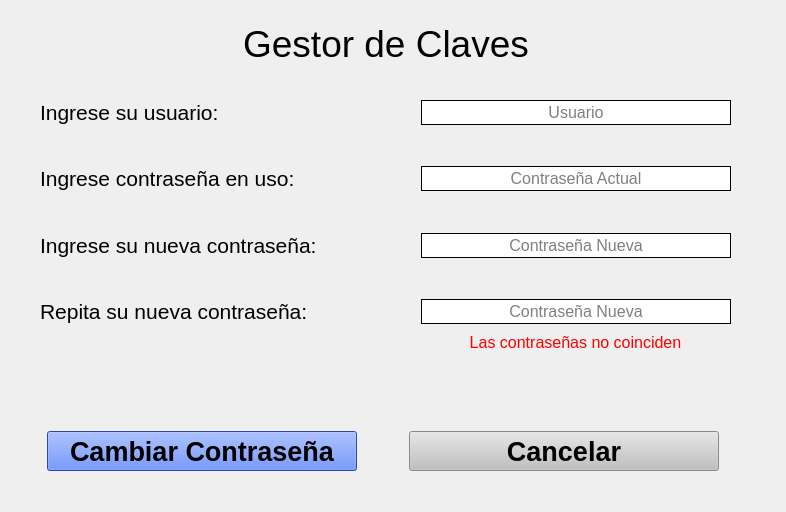
<?xml version="1.0" encoding="UTF-8"?>
<ui version="4.0">
 <class>LogIn</class>
 <widget class="QWidget" name="LogIn">
  <property name="enabled">
   <bool>true</bool>
  </property>
  <property name="geometry">
   <rect>
    <x>0</x>
    <y>0</y>
    <width>786</width>
    <height>512</height>
   </rect>
  </property>
  <property name="windowTitle">
   <string>Login - Sistema Tweety</string>
  </property>
  <property name="styleSheet">
   <string notr="true">background-color: rgb(153,204,255);
QFrame{background-color:rgb(153,204,255)}
QLineEdit{background-color:rgb(255,255,255)}</string>
  </property>
  <widget class="QLabel" name="label_confirm">
   <property name="geometry">
    <rect>
     <x>420</x>
     <y>330</y>
     <width>311</width>
     <height>25</height>
    </rect>
   </property>
   <property name="font">
    <font>
     <pointsize>12</pointsize>
    </font>
   </property>
   <property name="text">
    <string>&lt;html&gt;&lt;head/&gt;&lt;body&gt;&lt;p&gt;&lt;span style=&quot; color:#ff0000;&quot;&gt;Las contraseñas no coinciden&lt;/span&gt;&lt;/p&gt;&lt;/body&gt;&lt;/html&gt;</string>
   </property>
   <property name="alignment">
    <set>Qt::AlignCenter</set>
   </property>
  </widget>
  <widget class="QWidget" name="">
   <property name="geometry">
    <rect>
     <x>40</x>
     <y>20</y>
     <width>691</width>
     <height>47</height>
    </rect>
   </property>
   <layout class="QHBoxLayout" name="horizontalLayout">
    <item>
     <spacer name="horizontalSpacer">
      <property name="orientation">
       <enum>Qt::Horizontal</enum>
      </property>
      <property name="sizeHint" stdset="0">
       <size>
        <width>40</width>
        <height>20</height>
       </size>
      </property>
     </spacer>
    </item>
    <item>
     <widget class="QLabel" name="label_2">
      <property name="font">
       <font>
        <pointsize>28</pointsize>
       </font>
      </property>
      <property name="text">
       <string>Gestor de Claves</string>
      </property>
      <property name="alignment">
       <set>Qt::AlignCenter</set>
      </property>
     </widget>
    </item>
    <item>
     <spacer name="horizontalSpacer_2">
      <property name="orientation">
       <enum>Qt::Horizontal</enum>
      </property>
      <property name="sizeHint" stdset="0">
       <size>
        <width>40</width>
        <height>20</height>
       </size>
      </property>
     </spacer>
    </item>
   </layout>
  </widget>
  <widget class="QWidget" name="">
   <property name="geometry">
    <rect>
     <x>0</x>
     <y>430</y>
     <width>766</width>
     <height>43</height>
    </rect>
   </property>
   <layout class="QHBoxLayout" name="horizontalLayout_2">
    <item>
     <spacer name="horizontalSpacer_4">
      <property name="orientation">
       <enum>Qt::Horizontal</enum>
      </property>
      <property name="sizeHint" stdset="0">
       <size>
        <width>40</width>
        <height>20</height>
       </size>
      </property>
     </spacer>
    </item>
    <item>
     <widget class="QPushButton" name="btn_login">
      <property name="minimumSize">
       <size>
        <width>310</width>
        <height>40</height>
       </size>
      </property>
      <property name="palette">
       <palette>
        <active>
         <colorrole role="WindowText">
          <brush brushstyle="SolidPattern">
           <color alpha="255">
            <red>0</red>
            <green>0</green>
            <blue>0</blue>
           </color>
          </brush>
         </colorrole>
         <colorrole role="Button">
          <brush brushstyle="SolidPattern">
           <color alpha="255">
            <red>51</red>
            <green>102</green>
            <blue>255</blue>
           </color>
          </brush>
         </colorrole>
         <colorrole role="Dark">
          <brush brushstyle="SolidPattern">
           <color alpha="255">
            <red>135</red>
            <green>135</green>
            <blue>135</blue>
           </color>
          </brush>
         </colorrole>
         <colorrole role="Text">
          <brush brushstyle="SolidPattern">
           <color alpha="255">
            <red>0</red>
            <green>0</green>
            <blue>0</blue>
           </color>
          </brush>
         </colorrole>
         <colorrole role="ButtonText">
          <brush brushstyle="SolidPattern">
           <color alpha="255">
            <red>0</red>
            <green>0</green>
            <blue>0</blue>
           </color>
          </brush>
         </colorrole>
         <colorrole role="Base">
          <brush brushstyle="SolidPattern">
           <color alpha="255">
            <red>51</red>
            <green>102</green>
            <blue>255</blue>
           </color>
          </brush>
         </colorrole>
         <colorrole role="Window">
          <brush brushstyle="SolidPattern">
           <color alpha="255">
            <red>51</red>
            <green>102</green>
            <blue>255</blue>
           </color>
          </brush>
         </colorrole>
         <colorrole role="PlaceholderText">
          <brush brushstyle="NoBrush">
           <color alpha="128">
            <red>0</red>
            <green>0</green>
            <blue>0</blue>
           </color>
          </brush>
         </colorrole>
        </active>
        <inactive>
         <colorrole role="WindowText">
          <brush brushstyle="SolidPattern">
           <color alpha="255">
            <red>0</red>
            <green>0</green>
            <blue>0</blue>
           </color>
          </brush>
         </colorrole>
         <colorrole role="Button">
          <brush brushstyle="SolidPattern">
           <color alpha="255">
            <red>51</red>
            <green>102</green>
            <blue>255</blue>
           </color>
          </brush>
         </colorrole>
         <colorrole role="Dark">
          <brush brushstyle="SolidPattern">
           <color alpha="255">
            <red>135</red>
            <green>135</green>
            <blue>135</blue>
           </color>
          </brush>
         </colorrole>
         <colorrole role="Text">
          <brush brushstyle="SolidPattern">
           <color alpha="255">
            <red>0</red>
            <green>0</green>
            <blue>0</blue>
           </color>
          </brush>
         </colorrole>
         <colorrole role="ButtonText">
          <brush brushstyle="SolidPattern">
           <color alpha="255">
            <red>0</red>
            <green>0</green>
            <blue>0</blue>
           </color>
          </brush>
         </colorrole>
         <colorrole role="Base">
          <brush brushstyle="SolidPattern">
           <color alpha="255">
            <red>51</red>
            <green>102</green>
            <blue>255</blue>
           </color>
          </brush>
         </colorrole>
         <colorrole role="Window">
          <brush brushstyle="SolidPattern">
           <color alpha="255">
            <red>51</red>
            <green>102</green>
            <blue>255</blue>
           </color>
          </brush>
         </colorrole>
         <colorrole role="PlaceholderText">
          <brush brushstyle="NoBrush">
           <color alpha="128">
            <red>0</red>
            <green>0</green>
            <blue>0</blue>
           </color>
          </brush>
         </colorrole>
        </inactive>
        <disabled>
         <colorrole role="WindowText">
          <brush brushstyle="SolidPattern">
           <color alpha="255">
            <red>135</red>
            <green>135</green>
            <blue>135</blue>
           </color>
          </brush>
         </colorrole>
         <colorrole role="Button">
          <brush brushstyle="SolidPattern">
           <color alpha="255">
            <red>51</red>
            <green>102</green>
            <blue>255</blue>
           </color>
          </brush>
         </colorrole>
         <colorrole role="Dark">
          <brush brushstyle="SolidPattern">
           <color alpha="255">
            <red>135</red>
            <green>135</green>
            <blue>135</blue>
           </color>
          </brush>
         </colorrole>
         <colorrole role="Text">
          <brush brushstyle="SolidPattern">
           <color alpha="255">
            <red>135</red>
            <green>135</green>
            <blue>135</blue>
           </color>
          </brush>
         </colorrole>
         <colorrole role="ButtonText">
          <brush brushstyle="SolidPattern">
           <color alpha="255">
            <red>135</red>
            <green>135</green>
            <blue>135</blue>
           </color>
          </brush>
         </colorrole>
         <colorrole role="Base">
          <brush brushstyle="SolidPattern">
           <color alpha="255">
            <red>51</red>
            <green>102</green>
            <blue>255</blue>
           </color>
          </brush>
         </colorrole>
         <colorrole role="Window">
          <brush brushstyle="SolidPattern">
           <color alpha="255">
            <red>51</red>
            <green>102</green>
            <blue>255</blue>
           </color>
          </brush>
         </colorrole>
         <colorrole role="PlaceholderText">
          <brush brushstyle="NoBrush">
           <color alpha="128">
            <red>0</red>
            <green>0</green>
            <blue>0</blue>
           </color>
          </brush>
         </colorrole>
        </disabled>
       </palette>
      </property>
      <property name="font">
       <font>
        <pointsize>20</pointsize>
        <weight>75</weight>
        <bold>true</bold>
       </font>
      </property>
      <property name="cursor">
       <cursorShape>PointingHandCursor</cursorShape>
      </property>
      <property name="styleSheet">
       <string notr="true">background-color: 	rgb(51,102,255)
</string>
      </property>
      <property name="text">
       <string>Cambiar Contraseña</string>
      </property>
     </widget>
    </item>
    <item>
     <spacer name="horizontalSpacer_3">
      <property name="orientation">
       <enum>Qt::Horizontal</enum>
      </property>
      <property name="sizeHint" stdset="0">
       <size>
        <width>40</width>
        <height>20</height>
       </size>
      </property>
     </spacer>
    </item>
    <item>
     <widget class="QPushButton" name="btn_salir">
      <property name="minimumSize">
       <size>
        <width>310</width>
        <height>40</height>
       </size>
      </property>
      <property name="palette">
       <palette>
        <active>
         <colorrole role="WindowText">
          <brush brushstyle="SolidPattern">
           <color alpha="255">
            <red>0</red>
            <green>0</green>
            <blue>0</blue>
           </color>
          </brush>
         </colorrole>
         <colorrole role="Button">
          <brush brushstyle="SolidPattern">
           <color alpha="255">
            <red>192</red>
            <green>192</green>
            <blue>192</blue>
           </color>
          </brush>
         </colorrole>
         <colorrole role="Dark">
          <brush brushstyle="SolidPattern">
           <color alpha="255">
            <red>135</red>
            <green>135</green>
            <blue>135</blue>
           </color>
          </brush>
         </colorrole>
         <colorrole role="Text">
          <brush brushstyle="SolidPattern">
           <color alpha="255">
            <red>0</red>
            <green>0</green>
            <blue>0</blue>
           </color>
          </brush>
         </colorrole>
         <colorrole role="ButtonText">
          <brush brushstyle="SolidPattern">
           <color alpha="255">
            <red>0</red>
            <green>0</green>
            <blue>0</blue>
           </color>
          </brush>
         </colorrole>
         <colorrole role="Base">
          <brush brushstyle="SolidPattern">
           <color alpha="255">
            <red>192</red>
            <green>192</green>
            <blue>192</blue>
           </color>
          </brush>
         </colorrole>
         <colorrole role="Window">
          <brush brushstyle="SolidPattern">
           <color alpha="255">
            <red>192</red>
            <green>192</green>
            <blue>192</blue>
           </color>
          </brush>
         </colorrole>
         <colorrole role="PlaceholderText">
          <brush brushstyle="NoBrush">
           <color alpha="128">
            <red>0</red>
            <green>0</green>
            <blue>0</blue>
           </color>
          </brush>
         </colorrole>
        </active>
        <inactive>
         <colorrole role="WindowText">
          <brush brushstyle="SolidPattern">
           <color alpha="255">
            <red>0</red>
            <green>0</green>
            <blue>0</blue>
           </color>
          </brush>
         </colorrole>
         <colorrole role="Button">
          <brush brushstyle="SolidPattern">
           <color alpha="255">
            <red>192</red>
            <green>192</green>
            <blue>192</blue>
           </color>
          </brush>
         </colorrole>
         <colorrole role="Dark">
          <brush brushstyle="SolidPattern">
           <color alpha="255">
            <red>135</red>
            <green>135</green>
            <blue>135</blue>
           </color>
          </brush>
         </colorrole>
         <colorrole role="Text">
          <brush brushstyle="SolidPattern">
           <color alpha="255">
            <red>0</red>
            <green>0</green>
            <blue>0</blue>
           </color>
          </brush>
         </colorrole>
         <colorrole role="ButtonText">
          <brush brushstyle="SolidPattern">
           <color alpha="255">
            <red>0</red>
            <green>0</green>
            <blue>0</blue>
           </color>
          </brush>
         </colorrole>
         <colorrole role="Base">
          <brush brushstyle="SolidPattern">
           <color alpha="255">
            <red>192</red>
            <green>192</green>
            <blue>192</blue>
           </color>
          </brush>
         </colorrole>
         <colorrole role="Window">
          <brush brushstyle="SolidPattern">
           <color alpha="255">
            <red>192</red>
            <green>192</green>
            <blue>192</blue>
           </color>
          </brush>
         </colorrole>
         <colorrole role="PlaceholderText">
          <brush brushstyle="NoBrush">
           <color alpha="128">
            <red>0</red>
            <green>0</green>
            <blue>0</blue>
           </color>
          </brush>
         </colorrole>
        </inactive>
        <disabled>
         <colorrole role="WindowText">
          <brush brushstyle="SolidPattern">
           <color alpha="255">
            <red>135</red>
            <green>135</green>
            <blue>135</blue>
           </color>
          </brush>
         </colorrole>
         <colorrole role="Button">
          <brush brushstyle="SolidPattern">
           <color alpha="255">
            <red>192</red>
            <green>192</green>
            <blue>192</blue>
           </color>
          </brush>
         </colorrole>
         <colorrole role="Dark">
          <brush brushstyle="SolidPattern">
           <color alpha="255">
            <red>135</red>
            <green>135</green>
            <blue>135</blue>
           </color>
          </brush>
         </colorrole>
         <colorrole role="Text">
          <brush brushstyle="SolidPattern">
           <color alpha="255">
            <red>135</red>
            <green>135</green>
            <blue>135</blue>
           </color>
          </brush>
         </colorrole>
         <colorrole role="ButtonText">
          <brush brushstyle="SolidPattern">
           <color alpha="255">
            <red>135</red>
            <green>135</green>
            <blue>135</blue>
           </color>
          </brush>
         </colorrole>
         <colorrole role="Base">
          <brush brushstyle="SolidPattern">
           <color alpha="255">
            <red>192</red>
            <green>192</green>
            <blue>192</blue>
           </color>
          </brush>
         </colorrole>
         <colorrole role="Window">
          <brush brushstyle="SolidPattern">
           <color alpha="255">
            <red>192</red>
            <green>192</green>
            <blue>192</blue>
           </color>
          </brush>
         </colorrole>
         <colorrole role="PlaceholderText">
          <brush brushstyle="NoBrush">
           <color alpha="128">
            <red>0</red>
            <green>0</green>
            <blue>0</blue>
           </color>
          </brush>
         </colorrole>
        </disabled>
       </palette>
      </property>
      <property name="font">
       <font>
        <pointsize>20</pointsize>
        <weight>75</weight>
        <bold>true</bold>
       </font>
      </property>
      <property name="cursor">
       <cursorShape>PointingHandCursor</cursorShape>
      </property>
      <property name="styleSheet">
       <string notr="true">background-color: 	rgb(192,192,192)</string>
      </property>
      <property name="text">
       <string>Cancelar</string>
      </property>
     </widget>
    </item>
    <item>
     <spacer name="horizontalSpacer_5">
      <property name="orientation">
       <enum>Qt::Horizontal</enum>
      </property>
      <property name="sizeHint" stdset="0">
       <size>
        <width>40</width>
        <height>20</height>
       </size>
      </property>
     </spacer>
    </item>
   </layout>
  </widget>
  <widget class="QWidget" name="">
   <property name="geometry">
    <rect>
     <x>40</x>
     <y>100</y>
     <width>691</width>
     <height>224</height>
    </rect>
   </property>
   <layout class="QHBoxLayout" name="horizontalLayout_3">
    <item>
     <layout class="QVBoxLayout" name="verticalLayout">
      <item>
       <widget class="QLabel" name="label_3">
        <property name="font">
         <font>
          <pointsize>16</pointsize>
         </font>
        </property>
        <property name="text">
         <string>Ingrese su usuario:</string>
        </property>
       </widget>
      </item>
      <item>
       <spacer name="verticalSpacer">
        <property name="orientation">
         <enum>Qt::Vertical</enum>
        </property>
        <property name="sizeHint" stdset="0">
         <size>
          <width>20</width>
          <height>28</height>
         </size>
        </property>
       </spacer>
      </item>
      <item>
       <widget class="QLabel" name="label_4">
        <property name="font">
         <font>
          <pointsize>16</pointsize>
         </font>
        </property>
        <property name="text">
         <string>Ingrese contraseña en uso:</string>
        </property>
       </widget>
      </item>
      <item>
       <spacer name="verticalSpacer_2">
        <property name="orientation">
         <enum>Qt::Vertical</enum>
        </property>
        <property name="sizeHint" stdset="0">
         <size>
          <width>20</width>
          <height>28</height>
         </size>
        </property>
       </spacer>
      </item>
      <item>
       <widget class="QLabel" name="label_5">
        <property name="font">
         <font>
          <pointsize>16</pointsize>
         </font>
        </property>
        <property name="text">
         <string>Ingrese su nueva contraseña:</string>
        </property>
       </widget>
      </item>
      <item>
       <spacer name="verticalSpacer_3">
        <property name="orientation">
         <enum>Qt::Vertical</enum>
        </property>
        <property name="sizeHint" stdset="0">
         <size>
          <width>20</width>
          <height>28</height>
         </size>
        </property>
       </spacer>
      </item>
      <item>
       <widget class="QLabel" name="label_6">
        <property name="font">
         <font>
          <pointsize>16</pointsize>
         </font>
        </property>
        <property name="text">
         <string>Repita su nueva contraseña:</string>
        </property>
       </widget>
      </item>
     </layout>
    </item>
    <item>
     <spacer name="horizontalSpacer_6">
      <property name="orientation">
       <enum>Qt::Horizontal</enum>
      </property>
      <property name="sizeHint" stdset="0">
       <size>
        <width>40</width>
        <height>20</height>
       </size>
      </property>
     </spacer>
    </item>
    <item>
     <layout class="QVBoxLayout" name="verticalLayout_2">
      <item>
       <widget class="QLineEdit" name="input_user">
        <property name="minimumSize">
         <size>
          <width>310</width>
          <height>25</height>
         </size>
        </property>
        <property name="font">
         <font>
          <pointsize>12</pointsize>
         </font>
        </property>
        <property name="focusPolicy">
         <enum>Qt::StrongFocus</enum>
        </property>
        <property name="autoFillBackground">
         <bool>false</bool>
        </property>
        <property name="styleSheet">
         <string notr="true">background-color:rgb(255,255,255);
border-style: outset;
border-width: 1px;
border-color: black;</string>
        </property>
        <property name="frame">
         <bool>false</bool>
        </property>
        <property name="alignment">
         <set>Qt::AlignCenter</set>
        </property>
        <property name="placeholderText">
         <string>Usuario</string>
        </property>
       </widget>
      </item>
      <item>
       <spacer name="verticalSpacer_4">
        <property name="orientation">
         <enum>Qt::Vertical</enum>
        </property>
        <property name="sizeHint" stdset="0">
         <size>
          <width>20</width>
          <height>28</height>
         </size>
        </property>
       </spacer>
      </item>
      <item>
       <widget class="QLineEdit" name="input_oldPassword">
        <property name="minimumSize">
         <size>
          <width>310</width>
          <height>25</height>
         </size>
        </property>
        <property name="font">
         <font>
          <pointsize>12</pointsize>
         </font>
        </property>
        <property name="styleSheet">
         <string notr="true">background-color:rgb(255,255,255);
border-style: outset;
border-width: 1px;
border-color: black;</string>
        </property>
        <property name="echoMode">
         <enum>QLineEdit::Password</enum>
        </property>
        <property name="alignment">
         <set>Qt::AlignCenter</set>
        </property>
        <property name="placeholderText">
         <string>Contraseña Actual</string>
        </property>
       </widget>
      </item>
      <item>
       <spacer name="verticalSpacer_6">
        <property name="orientation">
         <enum>Qt::Vertical</enum>
        </property>
        <property name="sizeHint" stdset="0">
         <size>
          <width>20</width>
          <height>28</height>
         </size>
        </property>
       </spacer>
      </item>
      <item>
       <widget class="QLineEdit" name="input_newPassword">
        <property name="minimumSize">
         <size>
          <width>310</width>
          <height>25</height>
         </size>
        </property>
        <property name="font">
         <font>
          <pointsize>12</pointsize>
         </font>
        </property>
        <property name="styleSheet">
         <string notr="true">background-color:rgb(255,255,255);
border-style: outset;
border-width: 1px;
border-color: black;</string>
        </property>
        <property name="echoMode">
         <enum>QLineEdit::Password</enum>
        </property>
        <property name="alignment">
         <set>Qt::AlignCenter</set>
        </property>
        <property name="placeholderText">
         <string>Contraseña Nueva</string>
        </property>
       </widget>
      </item>
      <item>
       <spacer name="verticalSpacer_5">
        <property name="orientation">
         <enum>Qt::Vertical</enum>
        </property>
        <property name="sizeHint" stdset="0">
         <size>
          <width>20</width>
          <height>28</height>
         </size>
        </property>
       </spacer>
      </item>
      <item>
       <widget class="QLineEdit" name="input_newPasswordRepetir">
        <property name="minimumSize">
         <size>
          <width>310</width>
          <height>25</height>
         </size>
        </property>
        <property name="font">
         <font>
          <pointsize>12</pointsize>
         </font>
        </property>
        <property name="styleSheet">
         <string notr="true">background-color:rgb(255,255,255);
border-style: outset;
border-width: 1px;
border-color: black;</string>
        </property>
        <property name="echoMode">
         <enum>QLineEdit::Password</enum>
        </property>
        <property name="alignment">
         <set>Qt::AlignCenter</set>
        </property>
        <property name="placeholderText">
         <string>Contraseña Nueva</string>
        </property>
       </widget>
      </item>
     </layout>
    </item>
   </layout>
  </widget>
 </widget>
 <resources/>
 <connections/>
</ui>
